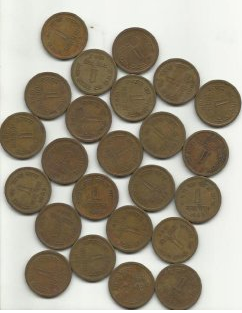
#> input picture estimateCoin.PNG, 242 x 313 px, found by its file name
$ python coinProgram.py
#> lines starting #> are read from the running program, lines starting #| are printed output that depends on the picture; after the words box and inside, x2 and y2 are one past the last pixel; in counts of white or black regions, pixels touching at a corner belong together
# -*- coding: utf-8 -*-
"""
Created on Fri May 29 15:24:12 2020

@author: renny
Source : https://docs.opencv.org/trunk/d3/db4/tutorial_py_watershed.html
"""

import numpy as np
import cv2 as cv
from matplotlib import pyplot as plt
img = cv.imread('estimateCoin.png')
#> img is the input picture: shape (313, 242, 3); mean B, G, R 132.5, 149.7, 158.3
cv.imshow("originalImg",img)
gray = cv.cvtColor(img,cv.COLOR_BGR2GRAY)
ret, thresh = cv.threshold(gray,0,255,cv.THRESH_BINARY_INV+cv.THRESH_OTSU)
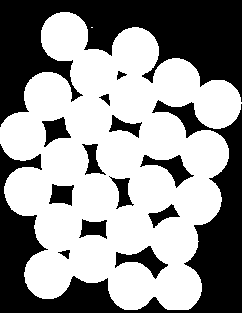
#> thresh: shape (313, 242); 58% white; 14 black regions, largest, box (x1, y1, x2, y2) and area: (0, 0, 242, 127) 14509, (0, 100, 242, 313) 13389, (115, 246, 168, 279) 661
#> ret = 161
cv.imshow("grayImg",gray)
cv.imshow("threshImg",thresh)

# noise removal
kernel = np.ones((3,3),np.uint8)
opening = cv.morphologyEx(thresh,cv.MORPH_OPEN,kernel, iterations = 2)
#> opening: shape (313, 242); 57.9% white; 13 black regions, largest, box (x1, y1, x2, y2) and area: (0, 0, 242, 313) 27907, (115, 246, 168, 279) 661, (140, 155, 194, 188) 620
cv.imshow("noiseremovedopeningImg",opening)
# sure background area
sure_bg = cv.dilate(opening,kernel,iterations=3)
#> sure_bg: shape (313, 242); 68.8% white; 18 black regions (5 under 20 px), largest, box (x1, y1, x2, y2) and area: (0, 0, 242, 119) 12459, (192, 118, 242, 313) 5228, (0, 153, 121, 313) 4603
cv.imshow("sure_bgImg",sure_bg)
# Finding sure foreground area
dist_transform = cv.distanceTransform(opening,cv.DIST_L2,5)
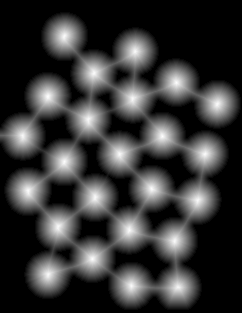
#> dist_transform: shape (313, 242) float32; min 0, max 23.97, mean 5.1; drawn with min black and max white
cv.imshow("dist_transformImg",dist_transform)
ret, sure_fg = cv.threshold(dist_transform,0.7*dist_transform.max(),255,0)
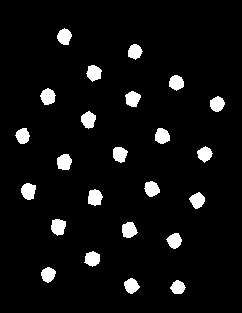
#> sure_fg: shape (313, 242) float32; 5.7% white; 24 white regions, largest, box (x1, y1, x2, y2) and area: (51, 219, 66, 236) 196, (21, 183, 36, 200) 195, (88, 189, 103, 206) 194
#> ret = 16.78
cv.imshow("sure_fgImg",sure_fg)
# Finding unknown region
sure_fg = np.uint8(sure_fg)
unknown = cv.subtract(sure_bg,sure_fg)
cv.imshow("unknownImg",unknown)

# Marker labelling
ret, markers = cv.connectedComponents(sure_fg)
#> markers: shape (313, 242) int32; 25 distinct labels, from 0 to 24
#> ret = 25
cv.imshow("markersImg",markers)
# Add one to all labels so that sure background is not 0, but 1
markers = markers+1
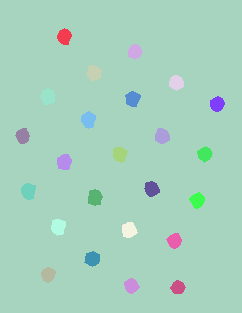
#> markers: shape (313, 242) int32; 25 distinct labels, from 1 to 25; one colour per label, 0 black
# Now, mark the region of unknown with zero
markers[unknown==255] = 0
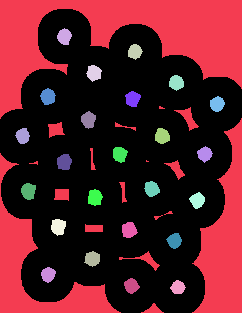
#> markers: shape (313, 242) int32; 26 distinct labels, from 0 to 25; one colour per label, 0 black

markers = cv.watershed(img,markers)
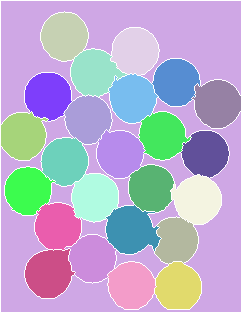
#> markers: shape (313, 242) int32; 26 distinct labels, from -1 to 25; one colour per label, 0 black, -1 white
img[markers == -1] = [255,0,0]
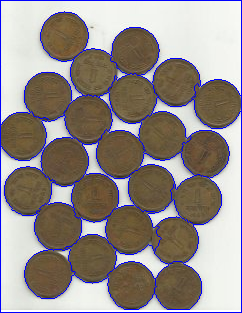
#> img: shape (313, 242, 3); 5.26% of pixels changed, all inside (x1, y1, x2, y2) = (0, 0, 242, 313)

cv.imshow("markersImg",markers)
cv.waitKey(0)
